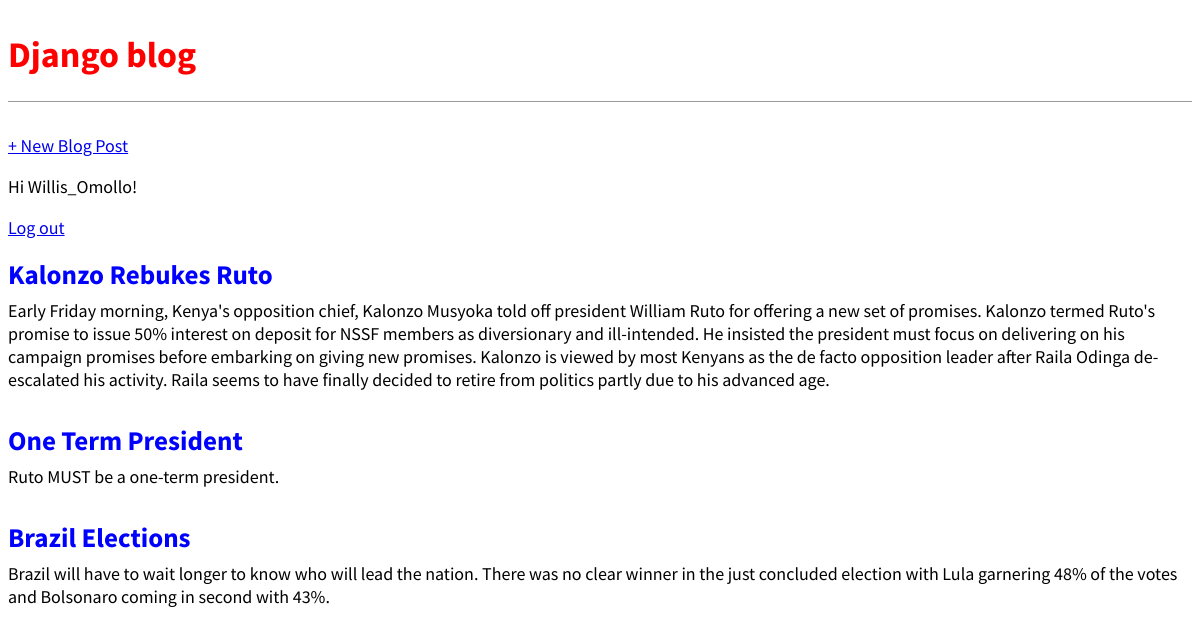
Screenshot of / (signed in) with the database file from the repository.
### blog/models.py (models this page shows, shortened)
class Post(models.Model):
    title = models.CharField(max_length = 200)
    author = models.ForeignKey(
        "auth.user", on_delete = models.CASCADE,
    )
    body = models.TextField()

### blog/views.py (the view)
class BlogListView(ListView):
    model = Post
    template_name = "home.html"

### templates/home.html
{% extends "base.html" %}
{% block content %}
{% for post in post_list %}
 <div class="post-entry">
<h2><a href="{% url 'post_detail' post.pk %}">{{ post.title }}</a></h2>
 <p>{{ post.body }}</p>
 </div>
{% endfor %}
{% endblock content %}

### templates/base.html (shortened to what this page needs)
{% load static %}
<html>
 <head>
 <link rel="stylesheet" href="{% static 'css/base.css' %}">
 </head>
 <body>
 <header>
 <h1><a href="{% url 'home' %}">Django blog</a></h1>
 </header>
 <div class="nav-left">
 <a href="{% url 'post_new' %}">+ New Blog Post</a>
 </div>
 {% if user.is_authenticated %}
 <p>Hi {{ user.username }}!</p>
 <p><a href="{% url 'logout' %}">Log out</a></p>
 {% else %}
 <p>You are not logged in.</p>
 <a href="{% url 'signup' %}">Sign Up</a>
 <a href="{% url 'login' %}">Log In</a>
 {% endif %}
 <div>
 {% block content %}
 {% endblock content %}
 </div>
 </body>
</html>

### static/css/base.css (style rules this page uses)
header h1 a { color: red; }
body { font-family: 'Source Sans Pro', sans-serif; font-size: 18px; }
header { border-bottom: 1px solid #999; margin-bottom: 2rem; display: flex; }
header h1 a { color: red; text-decoration: none; }
.nav-left { margin-right: auto; }
.post-entry { margin-bottom: 2rem; }
.post-entry h2 { margin: 0.5rem 0; }
.post-entry h2 a, .post-entry h2 a:visited { color: blue; text-decoration: none; }
.post-entry p { margin: 0; font-weight: 400; }

### rows the page displays
Post: title "Kalonzo Rebukes Ruto", body "Early Friday morning, Kenya's opposition chief, Kalonzo Musyoka told off president William Ruto for offering a new set of promises. Kalonzo termed Ruto's promise to issue 50% interest on deposit for NSSF members as diversionary and ill-intended. He insisted the president must focus on delivering on his campaign promises before embarking on giving new promises. Kalonzo is viewed by most Kenyans as the de facto opposition leader after Raila Odinga de-escalated his activity. Raila seems to have finally decided to retire from politics partly due to his advanced age."
Post: title "One Term President", body "Ruto MUST be a one-term president."
Post: title "Brazil Elections", body "Brazil will have to wait longer to know who will lead the nation. There was no clear winner in the just concluded election with Lula garnering 48% of the votes and Bolsonaro coming in second with 43%."

### other values shown
{{ user.username }} "Willis_Omollo"
